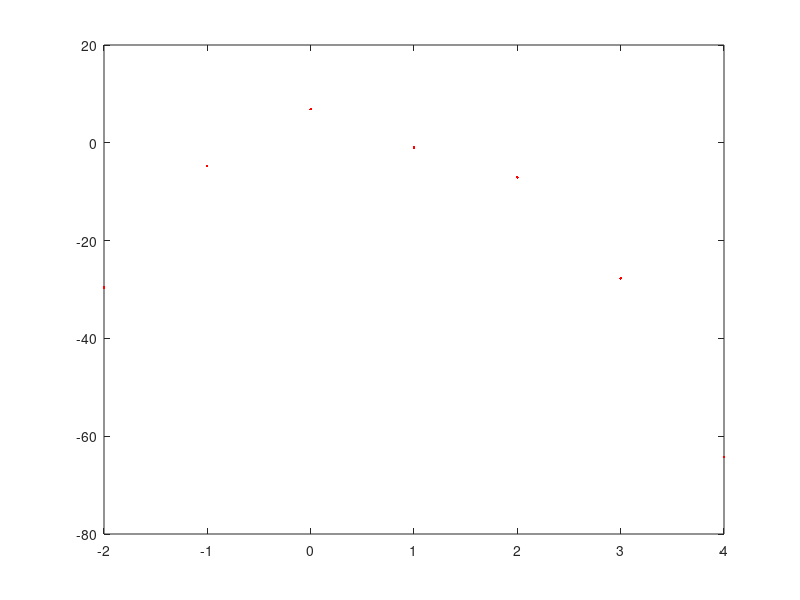

MATLAB code for this plot: (Note: this script raises an error after producing the figure.)
t = -2:0.2:4
y = 2 + 4*t - 4.9*t.^2
plot(t,y)
% Labeling Axes
xlabel('t(s)')
ylabel('y(m)')
title('Freefall: Distance vs Time')

xMeas = [-2 -1 0 1 2 3 4]
yMeas = [-29.6090 -4.7570 6.8710 -0.9770 -7.0830 -27.7210 -64.2010] 
errinyMeas = [0.4 0.4 0.2 0.4 0.6]
plot(xMeas, yMeas, 'r.')
hold on
errorbar(xMeas, yMeas, errinyMeas, 'LineStyle', 'none')
hold off

